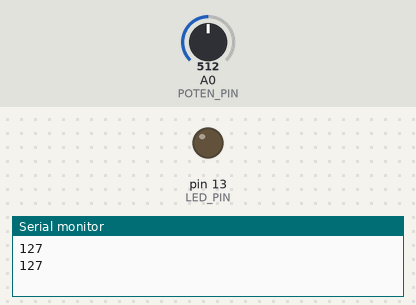
A sketch run on a simulated Arduino Uno, built with avr-gcc and run on an emulated ATmega328P. Parts: output pins drawn as LEDs (lit = HIGH), the last lines printed to the serial monitor. The inputs (shaded band) are chosen by the test bench; at power-on: A0 (POTEN_PIN) = 512.

Above: at 1.8 s.
1.9 s: A0 (POTEN_PIN) set to 530
At 2.4 s:
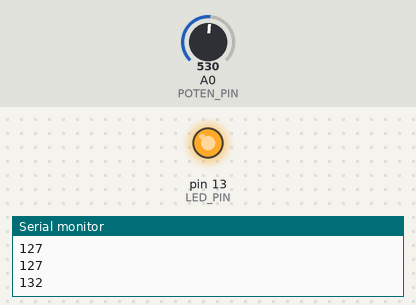
3.5 s: A0 (POTEN_PIN) set to 511
At 5.2 s:
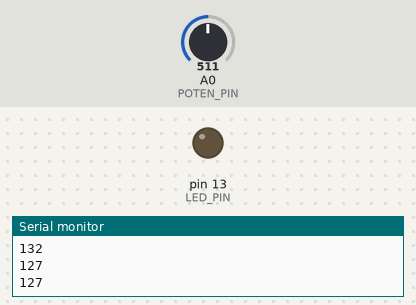
5.5 s: A0 (POTEN_PIN) set to 716
At 6.7 s:
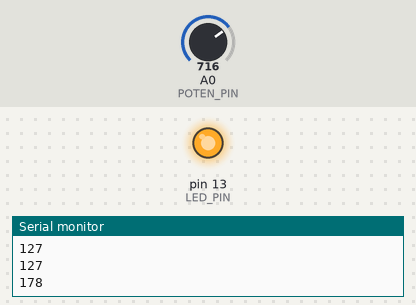
Timing chart, 0 to 8.5 s (numbered marks = the images above; inputs shaded):
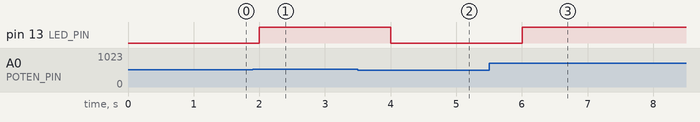

Measured:
- the behaviour switches between 513 and 514 on A0 (POTEN_PIN) (found by bisection; images 0 and 1)
- after the input at 1.9 s, pin 13 (LED_PIN): LOW → HIGH after 0.10 s
- after the input at 3.5 s, pin 13 (LED_PIN): HIGH → LOW after 0.50 s
- after the input at 5.5 s, pin 13 (LED_PIN): LOW → HIGH after 0.50 s

The sketch:

C16-2.ino
```cpp
int POTEN_PIN = A0;
int LED_PIN = 13;

void setup() {
  pinMode(LED_PIN, OUTPUT);
Serial.begin(9600);

}


void loop() {

int readVal= analogRead(POTEN_PIN);
// Analog value -> Digital Value로 전환

readVal = map(readVal, 0, 1023, 0, 255);
//readVal을 읽어서 0~1023을 0~255로 비례적으로 맵핑

analogWrite(LED_PIN, readVal);
Serial.println(readVal);
delay(1000);


}
```
